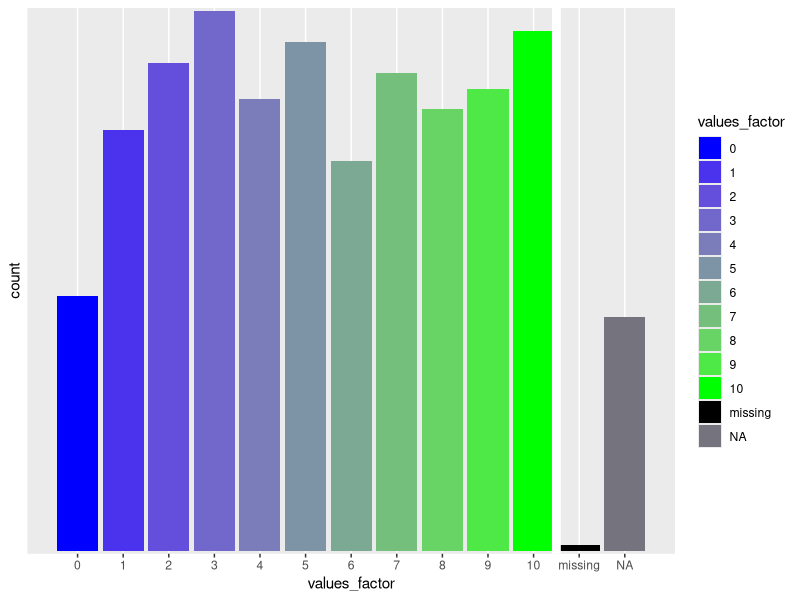
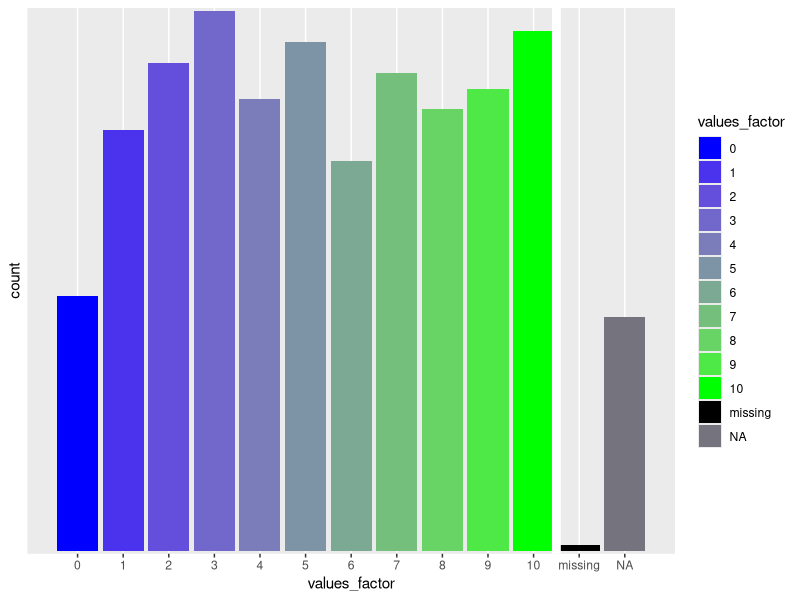

These figures' R source, in order:
## Startup #####################################################################
# clear workspace
rm(list = ls())

# Libraries!
library("ggplot2")
library('scales')



## functions ###################################################################
# validation
decode_and_validate<- function(vector_of_values, vector_of_possible_values, vector_of_possible_lables ){
  
  # save the original data
  output_df <- data.frame(values_original= vector_of_values)
  
  # convert it to a factor with the right order as the vector_of_possible_lables
  # indicates. With this transformation all values not specified in the 
  # vector_of_possible_values are turned NA
  output_df$values_factor   <- factor(x = output_df$values_original
                                      , levels = vector_of_possible_values
                                      , labels = vector_of_possible_lables)
                                      # , ordered = TRUE)
  
  # convert to character
  output_df$values_for_math <- as.character(x = output_df$values_factor)
  # convert to numeric - everything that is not a number is turned to NA so that
  # there is only a clean vector for doing math things
  suppressWarnings(
    output_df$values_for_math <- as.numeric(x = output_df$values_for_math)
    )
  return(output_df)
}


create_color_pallet <- function(vector_of_possible_values){
# bob ross wants to create a bar plot with lots of happy little bars.
  
  # herefore he needs to know how many different happy bars should be there
  how_many_numbers = length(vector_of_possible_values)
  
  # one of the little bars doesn't want to be there all the time he checks if 
  # the grumpy missing value wants to be in this picture
  if (99 %in% vector_of_possible_values)
    how_many_numbers = how_many_numbers - 1
  
  # every happy little bar wants to be painted in a different color because 
  # every bar is different but equally important. Here the happy little bars want 
  # to be drawn either green or red.
  happy_little_bars_colors <- scales::seq_gradient_pal("blue", "green", "Lab")(seq(0,1,length.out=how_many_numbers))
  
  # oh dear lets check again if grumpy missing value bar wants to be in our 
  # picture. If he wants to be here lets assign the grumpy missing value a 
  # different color because he's very special
  if (99 %in% vector_of_possible_values)
    happy_little_bars_colors[how_many_numbers+1] <-  "#000000"
  
  
  # now bob is taking his small detail brush dips it into some color and is 
  # ready to create all those little happy bars. He even thinks about the the 
  # NA bar that always gets sad because it only there when somebody didn't want
  # to share his thoughts and rather kept his hopes and dreams by himself.
  # Also if a happy little bar doesn't want to be there, he just paints the 
  # happy little bars with the color he promised to paint them
  twleve_inch_brush <- scale_fill_manual(values = happy_little_bars_colors , na.value="#75747E" ,drop=F)
  
  return(twleve_inch_brush)
}


seq_containing_min_and_max <- function(min, max, breaks){
# creates a seqence like this:
# seq_containing_min_and_max(min = 0,max = 10, breaks = 2)
# [1] 0  3  7 10
# breaking points will be rounded to generate full numbers
# 
# careful when using small values:
#     seq_containing_min_and_max(min = 0,max = 1, breaks = 2)
#     [1] 0 0 1 1
#     seq_containing_min_and_max(min = 0,max = 2, breaks = 2)
#     [1] 0 1 1 2
#     seq_containing_min_and_max(min = 0,max = 3, breaks = 2)
#     [1] 0 1 2 3
#     seq_containing_min_and_max(min = 0,max = 4, breaks = 2)
#     [1] 0 1 3 4
#     seq_containing_min_and_max(min = 0,max = 5, breaks = 2)
#     [1] 0 2 3 5
    
    # create normal sequence (min is allways there) wit one break more because 
    # min counts as breakingpoint
    SEQENCE <- seq(min, max,max/(breaks+1))

    # add  the max point to the sequence
    SEQENCE[breaks+2] <-max
    
    # round everything to get rid of decimal
    SEQENCE <- round(SEQENCE)
    
    return(SEQENCE)
}


# for (i in 1:9){
#     print(seq_containing_min_and_max(min = 0,max = i, breaks = 2))
# }

## promo code ##################################################################
value <- c(0,1,2,3,4,5,6,7,8,9,10,99)
label <- c('0','1','2','3','4','5','6','7','8','9','10','missing')



values = round(runif(1000, min=0, max=11))
values[1] = NA
values[2] = 99
values[3] = 11

data <- decode_and_validate(vector_of_values = values, vector_of_possible_values = value, vector_of_possible_lables = label)
head(data)



# data$values_for_math <- as.character(data$values_factor)
# data$values_for_math <- as.numeric(x = data$values_for_math)
# head(data)

decode_and_validate_df = data
vector_of_possible_values = value
vector_of_possible_lables = label


do_plot <- function(decode_and_validate_df, vector_of_possible_values, vector_of_possible_lables){
  # bob ross wants to create a beautiful little picture with lots of 
  # happy little bars  
  
  # first he needs to know how big his canvas has to be. 
  # The width of the painting will be determined by the possible happy bars
  # he can use length(vector_of_possible_values) to create his guides
  # bob also compensates for the NA bar +1.5 
  scale_x <- c(0.5, length(vector_of_possible_values) + 1.5)

  
  # getting to know the height of the painting is a little harder. 
  scale_y_datarows <- nrow(decode_and_validate_df)
  scale_y_max  <- scale_y_datarows *1.2 # to get space for tiangle stuff
  
  
  
  
  # also bob has to get to know all the bars who want to be on this picture and
  # how they want to be drawn 
  scale_fill_right = create_color_pallet(vector_of_possible_values)

  
  

  
  
  gg <- ggplot(data = decode_and_validate_df) + 
    geom_bar(aes(x = values_factor, fill = values_factor))+
    coord_cartesian(xlim = scale_x) + 
    scale_x_discrete(drop = FALSE) + 
    scale_y_discrete(limits = c(1:scale_y_max)
                     , breaks = seq_containing_min_and_max(min = 0,max = scale_y_datarows, breaks = 1)
    ) + 
    scale_fill_right+
    geom_vline(xintercept = 11.5
               , color    = "#FFFFFF"
               , size     = 3, linetype = "solid")
  
  
  print(gg)
  return(gg)
}





  plot <- do_plot(decode_and_validate_df = data, vector_of_possible_values = value, vector_of_possible_lables = label)
  print(plot)


decode_and_validate_df$values_factor
